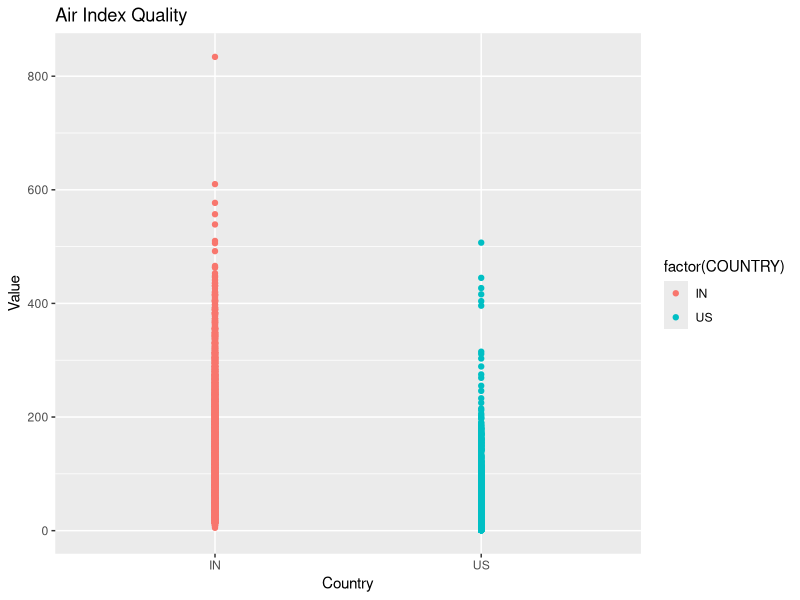

Generate this figure with R:
# box plot

# set the working directory in program
# or set the current directory as working directory in R Studio:
# Session-> Set As working directory->To File Pane Location
working_dir = getwd()
print(working_dir)

tryCatch(
  expr = {
    current_dir = "./6_ggplot2"
    setwd(current_dir)
  },
  error = function(e){ 
  }
)
library(ggplot2)

df = read.csv(file='air_quality_index.csv', fileEncoding = 'UTF-8-BOM')
print(head(df))

# no. of rows
cat('\nno. of rows: ', nrow(df))

# is nan value avaliable?
cat('\nno. of NaN values: ', sum(is.na(df)))

# get a summary
cat("\nsummary:\n")
print(summary(df))

# converting data as date type

df$DATE = as.Date(df$DATE, format = "%d/%m/%y")

# check if DATE column has changed or not
if(class(df$DATE) == "Date"){
  cat("DATE column has been changed")
}else{
  cat("DATE column does not change")
}

# plot the scatter plot with ggplot2

png(filename = "scatterplot1.png", width = 600, height = 800)

print(ggplot(data=df, aes(x=factor(COUNTRY), y=VALUE, col=factor(COUNTRY)))
      + geom_point()
      + labs(title = "Air Index Quality", x="Country", y="Value"))

dev.off()